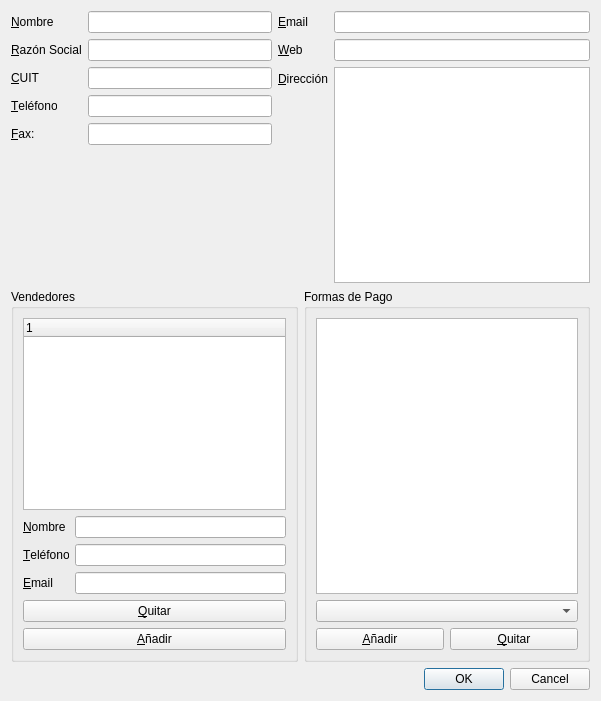
<?xml version="1.0" encoding="UTF-8"?>
<ui version="4.0">
 <class>editorProveedor</class>
 <widget class="QWidget" name="editorProveedor">
  <property name="geometry">
   <rect>
    <x>0</x>
    <y>0</y>
    <width>601</width>
    <height>701</height>
   </rect>
  </property>
  <property name="windowTitle">
   <string>Form</string>
  </property>
  <layout class="QVBoxLayout" name="verticalLayout_2">
   <item>
    <layout class="QHBoxLayout" name="horizontalLayout">
     <item>
      <layout class="QFormLayout" name="formLayout">
       <property name="fieldGrowthPolicy">
        <enum>QFormLayout::AllNonFixedFieldsGrow</enum>
       </property>
       <item row="1" column="0">
        <widget class="QLabel" name="label">
         <property name="text">
          <string>&amp;Nombre</string>
         </property>
         <property name="buddy">
          <cstring>nombre</cstring>
         </property>
        </widget>
       </item>
       <item row="1" column="1">
        <widget class="QLineEdit" name="nombre"/>
       </item>
       <item row="2" column="0">
        <widget class="QLabel" name="label_2">
         <property name="text">
          <string>&amp;Razón Social</string>
         </property>
         <property name="buddy">
          <cstring>razonSocial</cstring>
         </property>
        </widget>
       </item>
       <item row="2" column="1">
        <widget class="QLineEdit" name="razonSocial"/>
       </item>
       <item row="3" column="0">
        <widget class="QLabel" name="label_3">
         <property name="text">
          <string>&amp;CUIT</string>
         </property>
         <property name="buddy">
          <cstring>cuit</cstring>
         </property>
        </widget>
       </item>
       <item row="3" column="1">
        <widget class="QLineEdit" name="cuit"/>
       </item>
       <item row="4" column="1">
        <widget class="QLineEdit" name="telefono"/>
       </item>
       <item row="4" column="0">
        <widget class="QLabel" name="label_5">
         <property name="text">
          <string>&amp;Teléfono</string>
         </property>
         <property name="buddy">
          <cstring>telefono</cstring>
         </property>
        </widget>
       </item>
       <item row="5" column="0">
        <widget class="QLabel" name="label_10">
         <property name="text">
          <string>&amp;Fax:</string>
         </property>
         <property name="buddy">
          <cstring>fax</cstring>
         </property>
        </widget>
       </item>
       <item row="5" column="1">
        <widget class="QLineEdit" name="fax"/>
       </item>
      </layout>
     </item>
     <item>
      <layout class="QFormLayout" name="formLayout_2">
       <item row="0" column="0">
        <widget class="QLabel" name="label_4">
         <property name="text">
          <string>&amp;Email</string>
         </property>
         <property name="buddy">
          <cstring>email</cstring>
         </property>
        </widget>
       </item>
       <item row="0" column="1">
        <widget class="QLineEdit" name="email"/>
       </item>
       <item row="2" column="1">
        <widget class="QTextEdit" name="direccion"/>
       </item>
       <item row="2" column="0">
        <widget class="QLabel" name="label_6">
         <property name="text">
          <string>&amp;Dirección</string>
         </property>
         <property name="buddy">
          <cstring>direccion</cstring>
         </property>
        </widget>
       </item>
       <item row="1" column="0">
        <widget class="QLabel" name="label_11">
         <property name="text">
          <string>&amp;Web</string>
         </property>
         <property name="buddy">
          <cstring>web</cstring>
         </property>
        </widget>
       </item>
       <item row="1" column="1">
        <widget class="QLineEdit" name="web"/>
       </item>
      </layout>
     </item>
    </layout>
   </item>
   <item>
    <layout class="QHBoxLayout" name="horizontalLayout_2">
     <item>
      <widget class="QGroupBox" name="groupBox_2">
       <property name="title">
        <string>Vendedores</string>
       </property>
       <layout class="QVBoxLayout" name="verticalLayout_3">
        <item>
         <widget class="QTreeWidget" name="listaVend">
          <column>
           <property name="text">
            <string notr="true">1</string>
           </property>
          </column>
         </widget>
        </item>
        <item>
         <layout class="QFormLayout" name="formLayout_3">
          <item row="2" column="1">
           <widget class="QLineEdit" name="telefonoVend"/>
          </item>
          <item row="2" column="0">
           <widget class="QLabel" name="label_9">
            <property name="text">
             <string>&amp;Teléfono</string>
            </property>
            <property name="buddy">
             <cstring>telefonoVend</cstring>
            </property>
           </widget>
          </item>
          <item row="3" column="0">
           <widget class="QLabel" name="label_8">
            <property name="text">
             <string>&amp;Email</string>
            </property>
            <property name="buddy">
             <cstring>mailVend</cstring>
            </property>
           </widget>
          </item>
          <item row="3" column="1">
           <widget class="QLineEdit" name="mailVend"/>
          </item>
          <item row="1" column="1">
           <widget class="QLineEdit" name="nombreVend"/>
          </item>
          <item row="1" column="0">
           <widget class="QLabel" name="label_7">
            <property name="text">
             <string>&amp;Nombre</string>
            </property>
            <property name="buddy">
             <cstring>nombreVend</cstring>
            </property>
           </widget>
          </item>
         </layout>
        </item>
        <item>
         <widget class="QPushButton" name="quitarVend">
          <property name="text">
           <string>&amp;Quitar</string>
          </property>
         </widget>
        </item>
        <item>
         <widget class="QPushButton" name="agregarVend">
          <property name="text">
           <string>&amp;Añadir</string>
          </property>
         </widget>
        </item>
       </layout>
      </widget>
     </item>
     <item>
      <widget class="QGroupBox" name="groupBox">
       <property name="title">
        <string>Formas de Pago</string>
       </property>
       <layout class="QVBoxLayout" name="verticalLayout">
        <item>
         <widget class="QListWidget" name="listaPago"/>
        </item>
        <item>
         <widget class="QComboBox" name="formasPago"/>
        </item>
        <item>
         <layout class="QHBoxLayout" name="horizontalLayout_3">
          <item>
           <widget class="QPushButton" name="agregarForma">
            <property name="text">
             <string>&amp;Añadir</string>
            </property>
           </widget>
          </item>
          <item>
           <widget class="QPushButton" name="quitarForma">
            <property name="text">
             <string>&amp;Quitar</string>
            </property>
           </widget>
          </item>
         </layout>
        </item>
       </layout>
      </widget>
     </item>
    </layout>
   </item>
   <item>
    <widget class="QDialogButtonBox" name="buttonBox">
     <property name="standardButtons">
      <set>QDialogButtonBox::Cancel|QDialogButtonBox::Ok</set>
     </property>
    </widget>
   </item>
  </layout>
  <zorder>buttonBox</zorder>
  <zorder>formLayoutWidget</zorder>
  <zorder>formLayoutWidget_2</zorder>
  <zorder>groupBox</zorder>
  <zorder>groupBox_2</zorder>
  <zorder>groupBox</zorder>
  <zorder>groupBox</zorder>
  <zorder>groupBox</zorder>
 </widget>
 <resources/>
 <connections/>
</ui>
